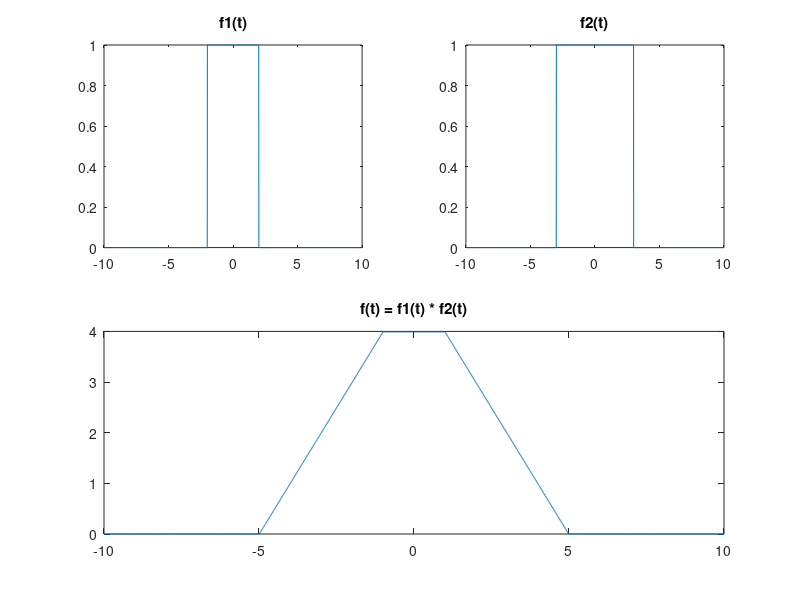
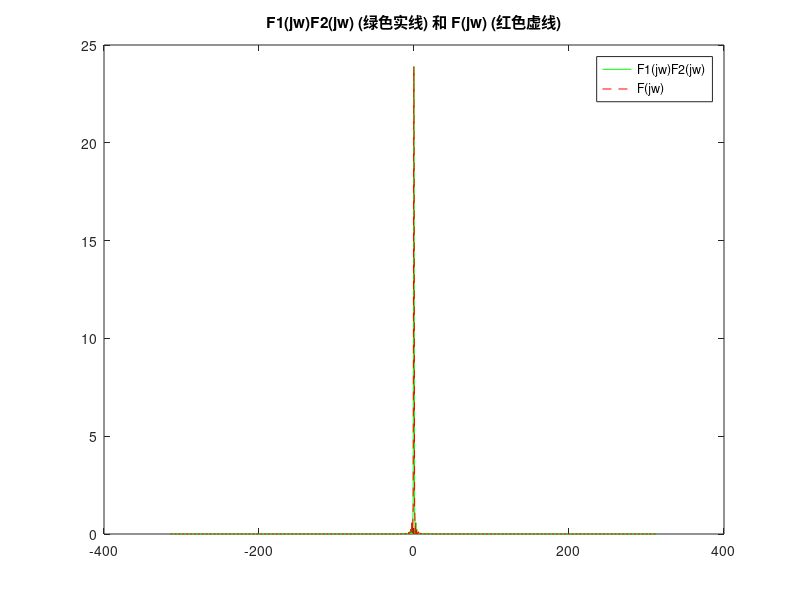

Reproduce these figures in MATLAB, in order.
% 1. 定义t范围以及f1(t)和f2(t)
dt = 0.01;
t = -10:dt:10;
f1 = abs(t) < 2;
f2 = abs(t) < 3;

% 2. 定义频率范围和计算傅立叶变换
N = length(t);
dW = 2*pi/(N*dt);
W = -pi/dt:dW:pi/dt-dW;

F1 = fftshift(fft(f1)*dt);
F2 = fftshift(fft(f2)*dt);

% 3. 计算f(t)和F(jw)
f = conv(f1,f2,'same') * dt;
F = fftshift(fft(f)*dt);

% 4. 计算F1(jw)F2(jw)和F(jw)
F1F2 = F1 .* F2;

% 5. 画出f1(t)、f2(t)、f(t)
figure;
subplot(2,2,1);
plot(t,f1);
title('f1(t)');
subplot(2,2,2);
plot(t,f2);
title('f2(t)');
subplot(2,2,[3 4]);
plot(t,f);
title('f(t) = f1(t) * f2(t)');

% 6. 画出F1(jw)F2(jw)和F(jw)
figure;
plot(W,abs(F1F2),'g-'); hold on;
plot(W,abs(F),'r--'); hold off;
title('F1(jw)F2(jw) (绿色实线) 和 F(jw) (红色虚线)');
legend('F1(jw)F2(jw)', 'F(jw)');
